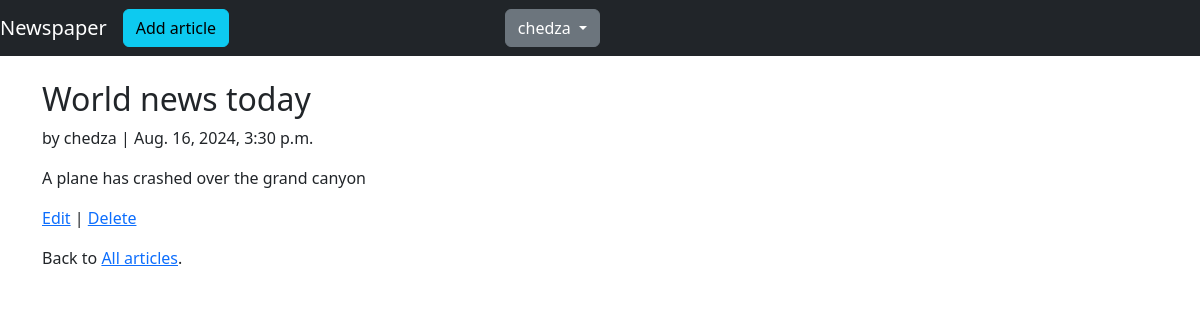
/articles/2/ (signed in), run on the app's committed database.
### users/models.py (models this page shows)
class CustomUser(AbstractUser):
    age = models.PositiveIntegerField(null=True, blank=True)

### articles/models.py (models this page shows, shortened)
class Article(models.Model):
    title = models.CharField(max_length=255)
    body = models.TextField()
    date = models.DateTimeField(auto_now_add=True)
    author = models.ForeignKey(
        get_user_model(),
        on_delete = models.CASCADE,
    )

### articles/views.py (the view)
# urls.py: path('<int:pk>/', ArticleDetailView.as_view(), name='article_detail'),
class ArticleDetailView(LoginRequiredMixin, DetailView):
    model = Article
    template_name = 'article_detail.html'
    login_url = 'login'

### templates/article_detail.html
{% extends 'base.html' %}
{% block content %}
    <div class="article-entry">
        <h2>{{ object.title }}</h2>
        <p>by {{ object.author }} | {{ object.date }}</p>
        <p>{{ object.body }}</p>
    </div>
    <p><a href="{% url 'article_edit' article.pk %}">Edit</a> |
        <a href="{% url 'article_delete' article.pk %}">Delete</a>
    </p>
    <p>Back to <a href="{% url 'article_list' %}">All articles</a>.</p>
{% endblock content %}

### templates/base.html (shortened to what this page needs)
<!doctype html>
<html lang="en">
<head>
    <link href="https://cdn.jsdelivr.net/npm/bootstrap@5.3.3/dist/css/bootstrap.min.css"
        rel="stylesheet"
>
</head>
<body>
    <nav class="navbar navbar-expand-lg navbar-dark bg-dark mb-4">
        <a class="navbar-brand" href="{% url 'home' %}">Newspaper</a>
        {% if user.is_authenticated %}
            <ul class="navbar-nav mr-auto">
                <li class="nav-item">
                    <a class="btn btn-info" href="{% url 'article_new' %}" role="button">
                        Add article</a>
                </li>
            </ul>
        {% endif %}
        <div class="collapse navbar-collapse position-absolute top-10 end-50" id="navbarCollapse">
            {% if user.is_authenticated %}
                <a class="btn btn-secondary dropdown-toggle " href="#" id="userMenu"
                    data-bs-toggle="dropdown" aria-haspopup="true" aria-expanded="false">
                    {{ user.username }}
                </a>
            {% endif %}
        </div>
    </nav>
    <div class="container">
        {% block content %}
        {% endblock content %}
    </div>
</body>
</html>

### data on the page
CustomUser: username "chedza"
Article: title "World news today", author "chedza", date "Aug. 16, 2024, 3:30 p.m.", body "A plane has crashed over the grand canyon"
